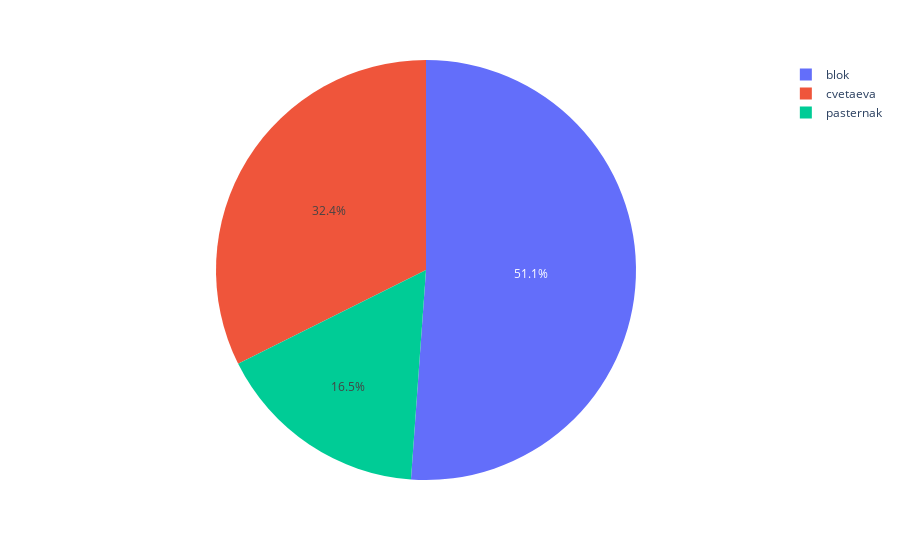

The cell this chart's notebook holds for it:
### Code cell
import pandas as pd
import plotly.express as px

data = pd.read_csv("../dataset/output.csv")
poems_by_author = data.groupby(data["label"]).count().reset_index()
poems_by_author.columns = ["author", "text"]

px.pie(poems_by_author, values="text", names="author")

### Figure 1 — Plotly figure (JSON) as saved in the notebook; plotly's stock layout.template omitted (floating-point values rounded to 4 significant figures)
{"data": [{"domain": {"x": [0, 1], "y": [0, 1]}, "hovertemplate": "author=%{label}<br>text=%{value}<extra></extra>", "labels": ["blok", "cvetaeva", "pasternak"], "legendgroup": "", "name": "", "showlegend": true, "type": "pie", "values": [605, 383, 195]}], "layout": {"legend": {"tracegroupgap": 0}, "margin": {"t": 60}}}
